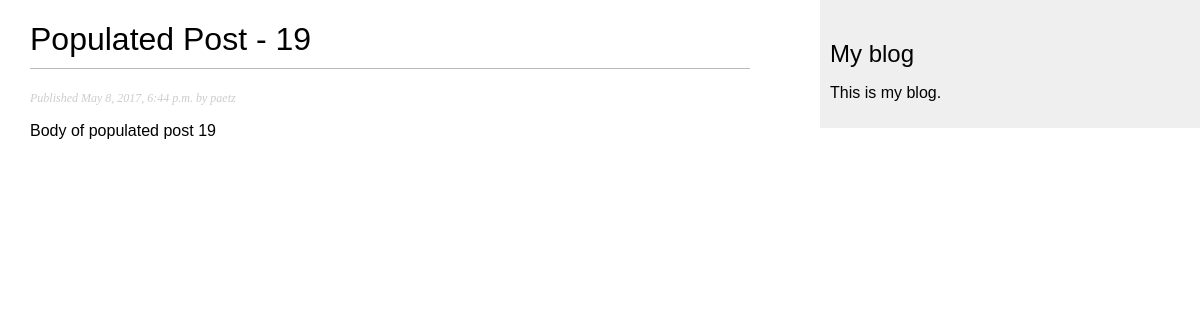
Page /blog/2017/05/08/populated-post-19/ on the committed database.
### blog/models.py (models this page shows, shortened)
class Post(models.Model):
    STATUS_CHOICES = (
        ('draft', 'Draft'),
        ('published', 'Published'),
    )
    title = models.CharField(max_length=250)
    slug = models.SlugField(max_length=250, unique_for_date='publish')
    author = models.ForeignKey(User, related_name='blog_posts')
    body = models.TextField()
    publish = models.DateTimeField(default=timezone.now)
    created = models.DateTimeField(auto_now_add=True)
    updated = models.DateTimeField(auto_now=True)
    status = models.CharField(max_length=25, choices=STATUS_CHOICES, default='draft')
    objects = models.Manager()
    published = PublishedManager()
    class Meta:
        ordering = ('-publish',)

### blog/views.py (the view)
def post_detail(request, year, month, day, post):
    post = get_object_or_404(Post, slug=post, status='published', publish__year=year, publish__month=month, publish__day=day)
    return render(request, 'post/detail.html', {'post': post})

### blog/templates/post/detail.html (shortened to what this page needs)
{% extends "base.html" %}
{% block content %}
    <h1>{{ post.title }}</h1>
    <p class="date">Published {{ post.publish }} by {{ post.author }}</p>
    {{ post.body|linebreaks }}
{% endblock %}

### blog/static/css/blog.css (style rules this page uses)
body { margin:0; padding:0; font-family:helvetica, sans-serif; }
h1 { font-weight:normal; border-bottom:1px solid #bbb; padding:0 0 10px 0; }
p.date { color:#ccc; font-family: georgia, serif; font-size: 12px; font-style: italic; }

### rows in the picture
Post: title "Populated Post - 19", publish "May 8, 2017, 6:44 p.m.", author "paetz", body "Body of populated post 19"
